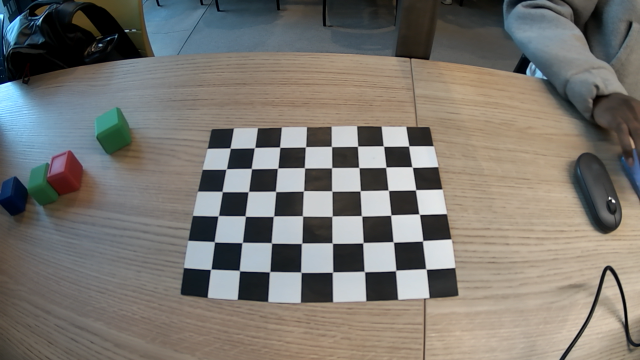
#> input picture src/sample0.png, 640 x 360 px
$ python -i vision.py   (imports and definitions only)
#> lines starting #> are read from the running program, lines starting #| are printed output that depends on the picture; after the words box and inside, x2 and y2 are one past the last pixel; in counts of white or black regions, pixels touching at a corner belong together
#> further down, picture is the input picture: shape (360, 640, 3); mean B, G, R 112, 117.8, 120.9
import os
import cv2
import numpy as np

BLOCK_SIZE_MM = 40.0

# CS-USB-IMX307 default intrinsics (used when no calibration file exists)
_DEFAULT_FX = 800.0
_DEFAULT_FY = 800.0
_DEFAULT_CX = 640.0
_DEFAULT_CY = 360.0

COLOR_RANGES = {
    "red": [
        (np.array([0,   80,  50]),   np.array([10,  255, 255])),
        (np.array([170, 80,  50]),   np.array([180, 255, 255])),
    ],
    "green": [
        (np.array([40,  50,  40]),   np.array([85,  255, 255])),
    ],
    "blue": [
        (np.array([100, 80,  40]),   np.array([130, 255, 255])),
    ]}

BOX_COLORS = {
    "red":   (0,   0,   255),
    "green": (0,   255,  0),
    "blue":  (255,  0,   0),
    "black": (50,  50,  50),
}

MIN_AREA     = 800
MAX_AREA     = 120000
MIN_SOLIDITY = 0.80
EDGE_MARGIN_PX = 4
PARTIAL_MIN_COVERAGE = 0.35
VISION_CENTRE = (335,355)


def build_mask(hsv, color):
    mask = np.zeros(hsv.shape[:2], dtype=np.uint8)
    for (lo, hi) in COLOR_RANGES[color]:
        mask = cv2.bitwise_or(mask, cv2.inRange(hsv, lo, hi))
    return mask


def clean_mask(mask):
    kernel = cv2.getStructuringElement(cv2.MORPH_RECT, (5, 5))
    mask   = cv2.morphologyEx(mask, cv2.MORPH_OPEN,  kernel, iterations=2)
    mask   = cv2.morphologyEx(mask, cv2.MORPH_CLOSE, kernel, iterations=2)
    return mask


def is_square_ish(contour, tolerance=0.30):
    _, _, w, h = cv2.boundingRect(contour)
    if h == 0:
        return False
    ratio = w / h
    return (1.0 - tolerance) <= ratio <= (1.0 + tolerance)


def touches_image_edge(x, y, w, h, frame_w, frame_h, margin=EDGE_MARGIN_PX):
    return {
        "left": x <= margin,
        "top": y <= margin,
        "right": (x + w) >= (frame_w - margin),
        "bottom": (y + h) >= (frame_h - margin),
    }


def estimate_block_center(x, y, w, h, frame_w, frame_h, touches_edge):
    side_px = float(max(w, h))
    cx = float(x + w / 2.0)
    cy = float(y + h / 2.0)

    if touches_edge["left"] and touches_edge["right"]:
        cx = frame_w / 2.0
    elif touches_edge["left"]:
        cx = side_px / 2.0
    elif touches_edge["right"]:
        cx = frame_w - side_px / 2.0

    if touches_edge["top"] and touches_edge["bottom"]:
        cy = frame_h / 2.0
    elif touches_edge["top"]:
        cy = side_px / 2.0
    elif touches_edge["bottom"]:
        cy = frame_h - side_px / 2.0

    cx = float(np.clip(cx, 0, frame_w - 1))
    cy = float(np.clip(cy, 0, frame_h - 1))
    return cx, cy, side_px


def is_partial_block_candidate(w, h, touches_edge):
    if not any(touches_edge.values()):
        return False

    side_px = float(max(w, h))
    if side_px <= 0:
        return False

    visible_fraction = float(min(w, h)) / side_px
    return visible_fraction >= PARTIAL_MIN_COVERAGE

def detect_blocks_and_prongs(frame):
    # Convert to HSV just once to save CPU cycles
    hsv = cv2.cvtColor(frame, cv2.COLOR_BGR2HSV)
#> hsv: shape (360, 640, 3); mean H, S, V 48.4, 49.8, 128.4
    annotated = frame.copy()
    frame_h, frame_w = frame.shape[:2]
#> frame_h = 360; frame_w = 640

    # ==========================================
    # 1. DETECT BLOCKS
    # ==========================================
    block_detections = []
    block_crosshairs = []

    for color in COLOR_RANGES:
        mask = build_mask(hsv, color)
        mask = clean_mask(mask)
        contours, _ = cv2.findContours(mask, cv2.RETR_EXTERNAL, cv2.CHAIN_APPROX_SIMPLE)

        for cnt in contours:
            area = cv2.contourArea(cnt)
            if not (MIN_AREA <= area <= MAX_AREA):
                continue

            x, y, w, h = cv2.boundingRect(cnt)
            touches_edge = touches_image_edge(x, y, w, h, frame_w, frame_h)
            partial = is_partial_block_candidate(w, h, touches_edge)

            hull = cv2.convexHull(cnt)
            solidity = area / cv2.contourArea(hull) if cv2.contourArea(hull) > 0 else 0
            if solidity < MIN_SOLIDITY:
                continue

            if not partial and not is_square_ish(cnt):
                continue

            cx, cy, side_px = estimate_block_center(x, y, w, h, frame_w, frame_h, touches_edge)
            cx_i, cy_i = int(round(cx)), int(round(cy))

            block_detections.append({
                "color": color, "cx": cx_i, "cy": cy_i, "area": area,
                "bbox": (x, y, w, h), "size_px": side_px,
                "partial": partial, "touches_edge": touches_edge,
            })

            block_crosshairs.append((cx_i, cy_i))

            # Draw block bounding box and center
            box_color = BOX_COLORS[color]
            cv2.rectangle(annotated, (x, y), (x + w, y + h), box_color, 2)
            cv2.drawMarker(annotated, (cx_i, cy_i), box_color,
                           markerType=cv2.MARKER_CROSS, markerSize=12, thickness=2)
            label = f"{color}{' partial' if partial else ''} ({cx_i},{cy_i})"
            cv2.putText(annotated, label, (x, y - 8),
                        cv2.FONT_HERSHEY_SIMPLEX, 0.55, box_color, 2, cv2.LINE_AA)
#> this loop made 3 passes
#> pass 1, in detect_blocks_and_prongs, `mask = build_mask(hsv, color)`:
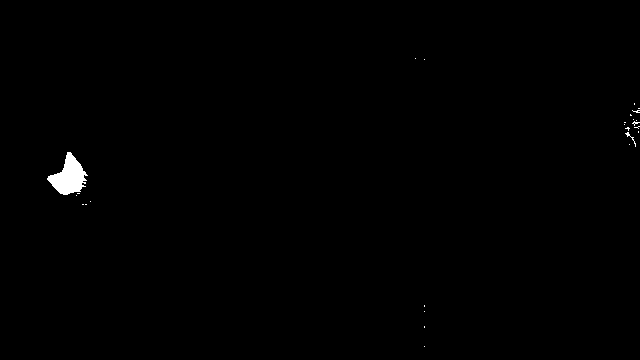
#> mask: shape (360, 640); 0.45% white; 26 white regions (24 under 20 px), largest, box (x1, y1, x2, y2) and area: (47, 152, 88, 195) 934, (625, 132, 636, 147) 29
#> pass 1, in clean_mask, `mask   = cv2.morphologyEx(mask, cv2.MORPH_OPEN,  kernel, iterations=2)`:
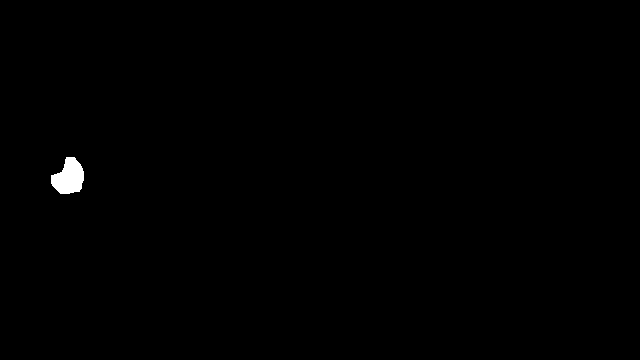
#> mask: shape (360, 640); 0.37% white; 1 white region, box (x1, y1, x2, y2) and area: (51, 157, 84, 194) 850
#> pass 2, in clean_mask (call 2), `mask   = cv2.morphologyEx(mask, cv2.MORPH_OPEN,  kernel, iterations=2)`:
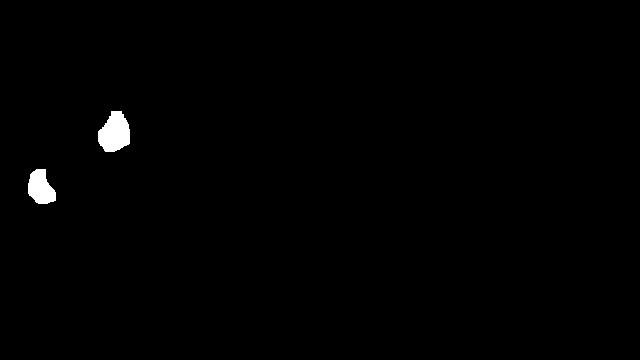
#> mask: shape (360, 640); 0.72% white; 2 white regions, box (x1, y1, x2, y2) and area: (98, 111, 130, 152) 966, (28, 169, 56, 204) 700
#> after the loop:
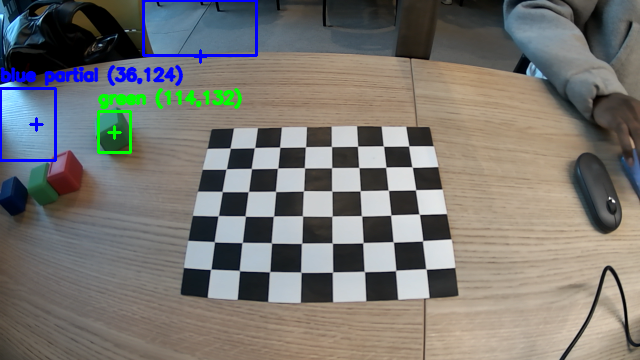
#> annotated: shape (360, 640, 3); 2.6% of pixels changed, all inside (x1, y1, x2, y2) = (0, 0, 258, 162)
#> after the loop:
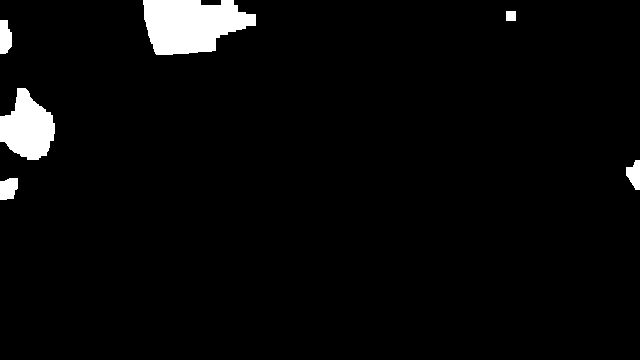
#> mask: shape (360, 640); 3.6% white; 6 white regions, box (x1, y1, x2, y2) and area: (143, 0, 256, 55) 4559, (0, 88, 55, 160) 2617, (0, 20, 12, 54) 342, (0, 178, 18, 200) 332, (626, 160, 640, 190) 289, (506, 11, 516, 21) 100
#> after the loop, block_crosshairs = [(114, 132), (36, 124), (200, 56)]; block_detections = 3 items

    # ==========================================
    # 2. DETECT PRONGS
    # ==========================================
    lower_black = np.array([0, 0, 0])
#> lower_black = [0, 0, 0]
    upper_black = np.array([180, 255, 70])
    prong_mask = cv2.inRange(hsv, lower_black, upper_black)
#> prong_mask: shape (360, 640); 19.4% white; 72 white regions (23 under 20 px), largest, box (x1, y1, x2, y2) and area: (0, 0, 154, 87) 8153, (208, 0, 511, 60) 7561, (543, 79, 638, 144) 1947

    # Specific morphological cleanup for prongs
    kernel = np.ones((5, 5), np.uint8)
    prong_mask = cv2.morphologyEx(prong_mask, cv2.MORPH_OPEN, kernel)
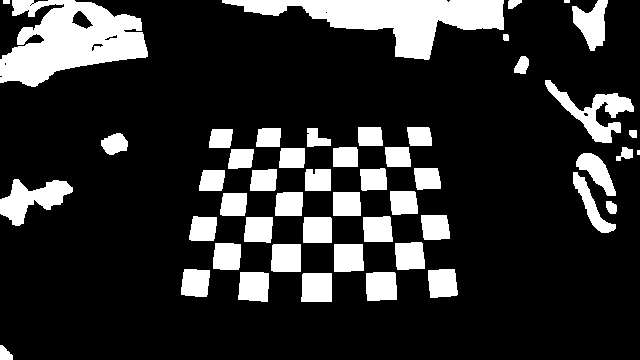
#> prong_mask: shape (360, 640); 18.3% white; 50 white regions (2 under 20 px), largest, box (x1, y1, x2, y2) and area: (0, 0, 148, 87) 7782, (222, 0, 504, 60) 7283, (545, 80, 634, 143) 1789
    prong_mask = cv2.morphologyEx(prong_mask, cv2.MORPH_CLOSE, kernel)
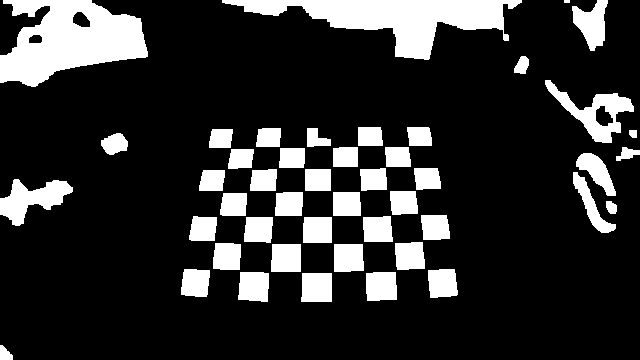
#> prong_mask: shape (360, 640); 18.5% white; 46 white regions (1 under 20 px)

    contours, _ = cv2.findContours(prong_mask, cv2.RETR_EXTERNAL, cv2.CHAIN_APPROX_SIMPLE)
#> contours = 46 contours, 1 with area under 20; largest, box (x1, y1, x2, y2) and area: (0, 0, 148, 87) 8108, (222, 0, 522, 60) 7076, (545, 80, 634, 143) 1948, (0, 179, 73, 226) 1598, (572, 0, 608, 51) 1002

    detected_prongs = []
    for cnt in contours:
        x, y, w, h = cv2.boundingRect(cnt)

        # Filtering logic
        if w < 10 or h < 20: continue
        if (y + h) < (frame_h * 0.7): continue # Bottom 30% only
        if (h / float(max(w, 1))) < 1.2: continue # Taller than wide

        detected_prongs.append((x, y, w, h))
#> this loop made 46 passes
#> (x, y, w, h) on passes 1 to 12: (0, 345, 13, 15), (301, 273, 31, 29), (366, 272, 31, 29), (238, 272, 31, 30), (428, 269, 30, 29), (181, 269, 29, 28), (334, 244, 30, 28), (271, 244, 30, 28), (213, 243, 28, 27), (395, 242, 30, 28), (303, 217, 29, 26), (244, 217, 29, 26)
#> (cnt, x, y, w, h) on passes 24, 44: ([[305, 169], [305, 190], [330, 190], [330, 169]], 305, 169, 26, 22), ([[564, 0], [564, 2], [569, 2], [569, 0]], 564, 0, 6, 3)
#> after the loop, detected_prongs = []

    # Sort left to right
    detected_prongs = sorted(detected_prongs, key=lambda b: b[0])[:2]

    # ==========================================
    # 3. CALCULATE MIDPOINT & DRAW PRONGS
    # ==========================================
    prong_midpoint_px = None
    PRONG_COLOR = (0, 255, 255) # Bright Yellow

    # Draw individual prong boxes
    for (x, y, w, h) in detected_prongs:
        cv2.rectangle(annotated, (x, y), (x+w, y+h), PRONG_COLOR, 2)
        cv2.putText(annotated, "Prong", (x, y - 5), cv2.FONT_HERSHEY_SIMPLEX, 0.5, PRONG_COLOR, 2, cv2.LINE_AA)
#> this loop made 0 passes

    # Sort blocks by Euclidean distance to VISION_CENTRE (closest first)
    block_detections.sort(key=lambda d: (d["cx"] - VISION_CENTRE[0])**2 + (d["cy"] - VISION_CENTRE[1])**2)
    block_crosshairs = [(d["cx"], d["cy"]) for d in block_detections]
#> block_crosshairs = [(114, 132), (200, 56), (36, 124)]

    # Return the annotated image, block data, and the midpoints of detected blocks.
    return annotated, block_detections, block_crosshairs


# [80 lines left out: functions estimate_3d_position, get_frame, load_camera_calibration, calculate_camera_delta_mm, not called in this run]

>>> import cv2
>>> picture = cv2.imread('sample0.png')
>>> result = detect_blocks_and_prongs(picture)

$ run again, on src/sample1.png
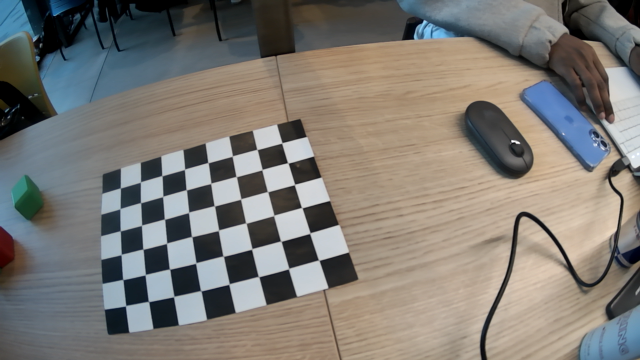
#> input picture src/sample1.png, 640 x 360 px
#> picture is the input picture: shape (360, 640, 3); mean B, G, R 116.4, 122.2, 125.8
#> hsv: shape (360, 640, 3); mean H, S, V 50.8, 55.3, 135
#> the loop in detect_blocks_and_prongs, `for color in COLOR_RANGES:` made 3 passes
#> pass 1, in clean_mask, `mask   = cv2.morphologyEx(mask, cv2.MORPH_OPEN,  kernel, iterations=2)`:
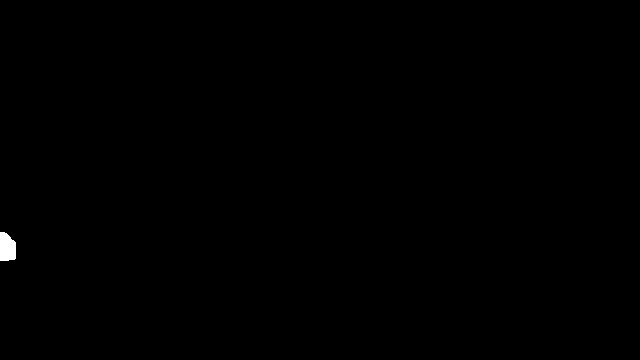
#> mask: shape (360, 640); 0.17% white; 1 white region, box (x1, y1, x2, y2) and area: (0, 232, 16, 261) 398
#> after the loop in detect_blocks_and_prongs, `for color in COLOR_RANGES:`: block_crosshairs = [(610, 330), (563, 122), (20, 20)]; block_detections = 3 items
#> in detect_blocks_and_prongs, `contours, _ = cv2.findContours(prong_mask, cv2.RETR_EXTERNAL, cv2.CHAI..`: contours = 47 contours, 3 with area under 20; largest, box (x1, y1, x2, y2) and area: (22, 0, 421, 68) 12370, (0, 45, 55, 141) 3028, (479, 36, 612, 121) 2174, (465, 101, 530, 178) 1924, (562, 0, 601, 42) 950
#> the loop in detect_blocks_and_prongs, `for cnt in contours:` made 47 passes
#> (x, y) on passes 1, 2, 3, 4, 6, 7, 8, 9: (480, 335), (105, 308), (150, 299), (203, 286), (124, 277), (261, 271), (606, 269), (171, 265)
#> after the loop in detect_blocks_and_prongs, `for cnt in contours:`: detected_prongs = [(606, 269, 34, 50), (102, 257, 20, 25), (0, 248, 14, 42), (623, 247, 17, 23), (122, 228, 20, 25)]
#> in detect_blocks_and_prongs, `detected_prongs = sorted(detected_prongs, key=lambda b: b[0])[:2]`: detected_prongs = [(0, 248, 14, 42), (102, 257, 20, 25)]
#> the loop in detect_blocks_and_prongs, `for (x, y, w, h) in detected_prongs:` made 2 passes
#> after the loop in detect_blocks_and_prongs, `for (x, y, w, h) in detected_prongs:`:
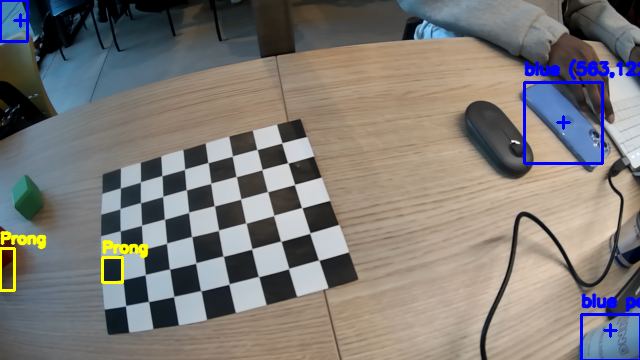
#> annotated: shape (360, 640, 3); mean B, G, R 118, 121.6, 125.2

$ run again, on src/sample2.png
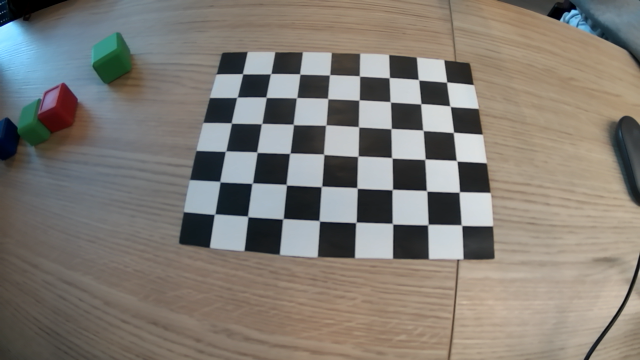
#> input picture src/sample2.png, 640 x 360 px
#> picture is the input picture: shape (360, 640, 3); mean B, G, R 116.7, 123.8, 128.7
#> hsv: shape (360, 640, 3); mean H, S, V 46.2, 47.6, 135
#> after the loop in detect_blocks_and_prongs, `for color in COLOR_RANGES:`: block_crosshairs = [(60, 110), (112, 58), (40, 62)]; block_detections = 3 items
#> in detect_blocks_and_prongs, `contours, _ = cv2.findContours(prong_mask, cv2.RETR_EXTERNAL, cv2.CHAI..`: contours = 41 contours, 1 with area under 20; largest, box (x1, y1, x2, y2) and area: (0, 114, 67, 178) 1929, (612, 116, 640, 204) 1356, (0, 0, 76, 23) 1186, (319, 222, 355, 258) 1160, (246, 218, 282, 254) 1092
#> the loop in detect_blocks_and_prongs, `for cnt in contours:` made 41 passes
#> (x, y) on passes 1, 3, 4, 5, 6, 7, 8, 9: (0, 317), (463, 227), (394, 225), (319, 222), (246, 218), (179, 213), (428, 192), (357, 190)
#> after the loop in detect_blocks_and_prongs, `for cnt in contours:`: detected_prongs = [(0, 317, 35, 43)]
#> the loop in detect_blocks_and_prongs, `for (x, y, w, h) in detected_prongs:` made 1 pass
#> after the loop in detect_blocks_and_prongs, `for (x, y, w, h) in detected_prongs:`:
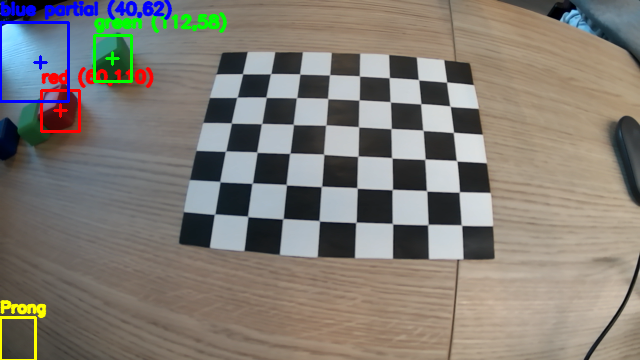
#> annotated: shape (360, 640, 3); mean B, G, R 116.7, 123.8, 128.5
